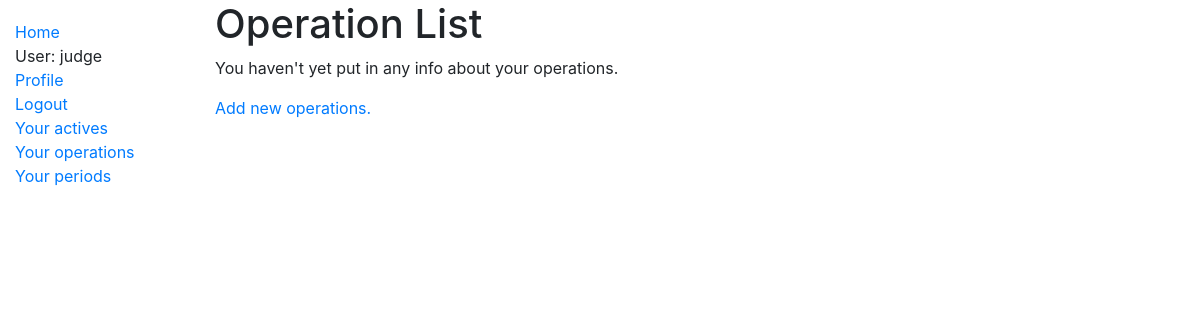
/operations/ (signed in), run on an earlier commit of the app's database.
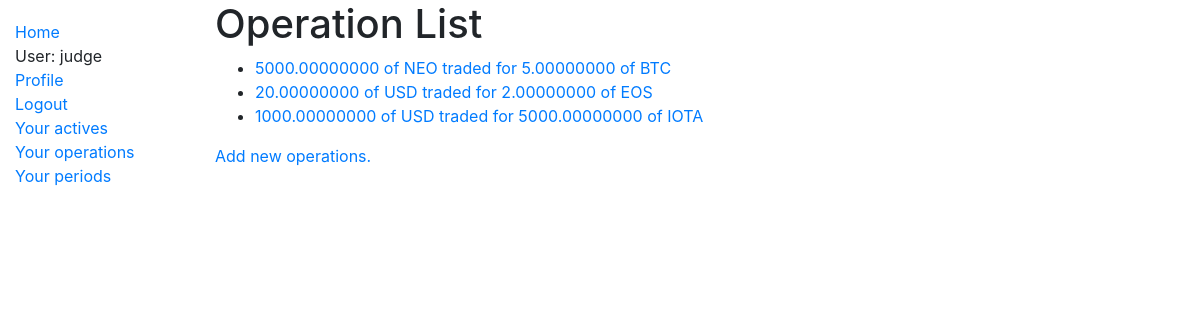
And on a later commit of the database.
### trader_journal/models.py (models this page shows, shortened)
class Operation(models.Model):
    user_id = models.ForeignKey(User, on_delete=models.CASCADE)
    datetime = models.DateTimeField(default=timezone.now,verbose_name='Date and time at which the operation was closed',null=True)
    currency_bought = models.CharField(max_length=20)
    currency_sold = models.CharField(max_length=20)
    exchange_name = models.CharField(max_length=30)
    amount_bought = models.DecimalField(max_digits=16,decimal_places=8)
    amount_sold = models.DecimalField(max_digits=16,decimal_places=8)
    commission_percentage = models.DecimalField(max_digits=5,decimal_places=3)
    eventual_rate = models.DecimalField(max_digits=9,decimal_places=4,default=None,null=True)
    is_maker = models.BooleanField()
    is_open = models.BooleanField()
    def get_absolute_url(self):
        return reverse("trader_journal:operation_detail", kwargs={"pk": self.pk})
    def __str__(self):
        return f'{self.amount_sold} of {self.currency_sold} traded for {self.amount_bought} of {self.currency_bought}'

### trader_journal/views.py (the view)
# urls.py: path('operations/',views.OperationListView.as_view(),name='operations'),
class OperationListView(generic.ListView):
    model = models.Operation
    def get_queryset(self):
        if self.request.user.is_anonymous:
            raise Http404
        else:
            return self.request.user.operation_set.all()

### trader_journal/templates/trader_journal/operation_list.html
{% extends "base_generic.html" %}
{% block content %}
  <h1>Operation List</h1>
  {% if operation_list %}
  <ul>
    {% for operation in operation_list %}
      <li>
        <a href="{{ operation.get_absolute_url }}">{{ operation }}</a>
      </li>
    {% endfor %}
  </ul>
  {% else %}
    <p>You haven't yet put in any info about your operations.</p>
  {% endif %}
  <a href='{% url 'trader_journal:operation_create' %}'><p>Add new operations.</p></a>
{% endblock %}

What changed in the data, as far as the page shows it:
added Operation: amount_sold+currency_sold+amount_bought "5000.00000000 of NEO traded for 5.00000000 of BTC"
added Operation: amount_sold+currency_sold+amount_bought "20.00000000 of USD traded for 2.00000000 of EOS"
added Operation: amount_sold+currency_sold+amount_bought "1000.00000000 of USD traded for 5000.00000000 of IOTA"
Also different on the page:
text no longer shown: "You haven't yet put in any info about your operations."
